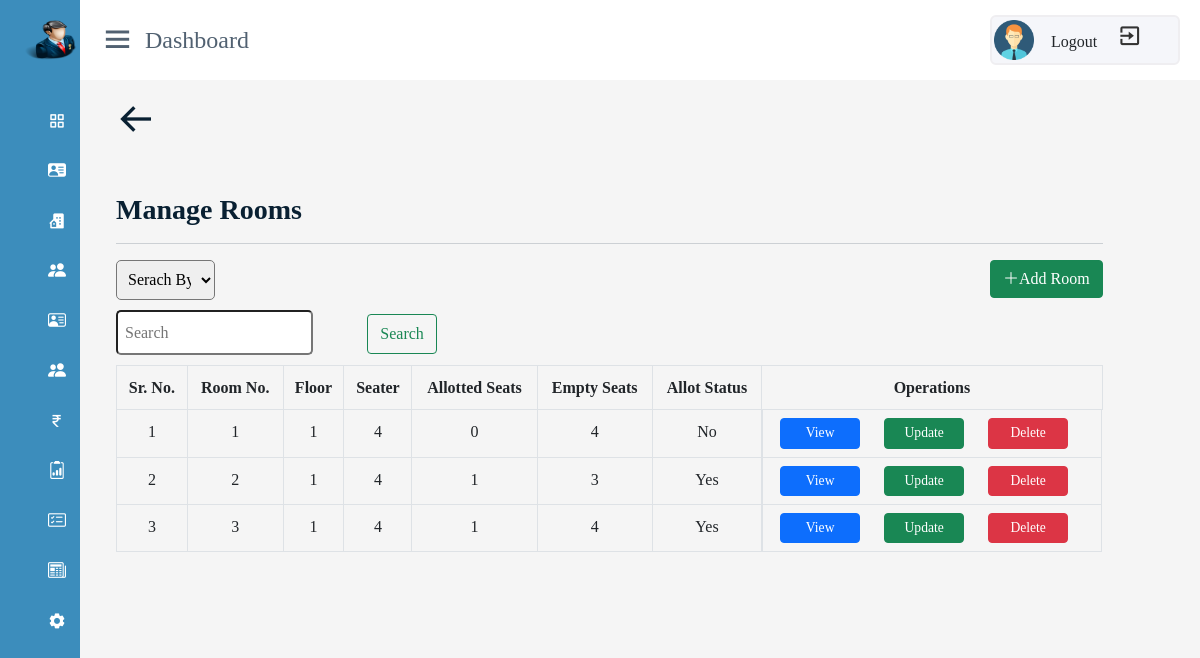
The page /admin/manage_room.php (signed in) on the database its author committed.
### tables this page shows
CREATE TABLE `rooms` (
  `room_no` int(11) NOT NULL,
  `floor` int(11) NOT NULL,
  `seater` int(11) NOT NULL,
  `allot_seat` int(11) NOT NULL,
  `empty_seat` int(11) NOT NULL,
  `allot_status` varchar(255) DEFAULT 'No'
);

### admin/manage_room.php (the view, shortened to what this page needs)
<!DOCTYPE html>
<html lang="en">
<head>
    <link rel="stylesheet" href="./css/room_register.css">
</head>
<body>
<?php require('./includes/header.php')?>
<?php
if(@$_REQUEST['search']==null && @$_REQUEST['searchfield']==null )
{
    $search =null;
}
else
{
    $searchData = $_REQUEST['search'];
    $searchField = $_REQUEST['searchfield'];
     $search = " WHERE $searchField like '%$searchData%'";
}
?>
<div class="container-fluid">
    <div class="row">
        <div class="col-lg-11 col-12  p-0 ms-3 ">
    <div class="home-content align-items-center ">
    <a href="dashboard.php"><i class='bx bx-arrow-back' style="font-size:40px"></i></a>
    <h3 class="mt-5">Manage Rooms</h3>
    <hr>
     <div class="addroom">
     <button type="button" class="btn btn-success shadow-none mb-3 " data-bs-toggle="modal" data-bs-target="#addroom"><i class="bi bi-plus-lg"></i>Add Room</button>
      </div>
    <form action="" method="post">
    <select name="searchfield" class="select1" required>
        <option value="">Serach By</option>
    </select>
    <div class="search-group">
    <input type="text" name="search" class="searchbar" placeholder="Search">
    <button id="button1" class="btn btn-outline-success shadow-none" type="submit">Search</button>
   </div>
</form>
        <?php
        include('includes/db_config.php');
        $query = "SELECT * FROM rooms".$search;
        $result = mysqli_query($con, $query);
        if (!$result)
        {
            die("connection failed" . mysqli_error($con));
        }
        else{
            if(!$result)
                {
                    die("connection failed".mysqli_error($conn));
                }
                else
                {
                    echo <<<HTML
                            <div class="row">
                                <div class="table-responsive">
                                    <table class="table table-bordered  table-hover">
                                        <thead>
                                            <tr>
                                                <th class="text-center">Sr. No.</th>
                                                <th class="text-center">Room No.</th>
                                                <th class="text-center">Floor</th>
                                                <th class="text-center">Seater</th>
                                                <th class="text-center">Allotted Seats</th>
                                                <th class="text-center">Empty Seats</th>
                                                <th class="text-center">Allot Status</th>
                                                <th class="text-center col-4 crud">Operations</th>
                                            </tr>
                                        </thead>
                                        <tbody>
                            HTML;
                            $sr=1;
                            while($row=mysqli_fetch_assoc($result))
                            {
                                ?>
                            <tr>
                                <td class="text-center" data-label="Sr. No."><?php echo $sr?></td>
                                <td class="text-center" data-label="Room No."><?php echo $row['room_no']?></td>
                                <td class="text-center" data-label="Floor"><?php echo $row['floor']?></td>
                                <td class="text-center" data-label="Seater"><?php echo $row['seater']?></td>
                                <td class="text-center" data-label="Allotted Seats"><?php echo $row['allot_seat']?></td>
                                <td class="text-center" data-label="Empty Seats"><?php echo $row['empty_seat']?></td>
                                <td class="text-center" data-label="Allot Status"><?php echo $row['allot_status']?></td>
                                <td class="text-center" data-label="Operations">
                                    <div class="d-flex flex-wrap justify-content-center gap-2">
                                        <a href="viewroom.php?id=<?php echo $row['room_no']?>" class="btn btn-primary me-3 px-5" >View</a>
                                        <a href="updateroom.php?room_no=<?php echo $row['room_no']?>" class="btn btn-success me-3 px-5">Update</a>
                                        <a href="deleteroom.php?room_no=<?php echo $row['room_no']?>" onclick='return checkdelete()' class="btn btn-danger me-3 px-5">Delete</a>
                                    </div>
                                 </td>
                             </tr>
                            <?php
                            $sr++;
                            }
                }
        }
echo '</tbody>';
echo '</table>';
echo '</div>';
echo '</div>';
?>
<?php require('./includes/footer.php')?>
</body>
</html>

### admin/css/room_register.css (style rules this page uses)
* { padding: 0; margin: 0; box-sizing: border-box; }
body { background-color:white; }
.home-content { padding: 100px 20px 20px 20px; }

### admin/css/adminpanel.css (style rules this page uses)
* { margin:0; padding:0; box-sizing: border-box; font-family: 'Poppins',sans-serif; }
body { min-height: 100vh; width: 100%; }
.home-section .home-content { padding-top: 100px; }

### css/styel.css (style rules this page uses)
body { font-family: "Barlow",sans-serif; line-height: 1.7; color:#516171; }
h1,h2,h3,h4,h5,h6 { font-weight: 700 !important; color: #092032; }
a { color: #092032; text-decoration: none; transition: all 0.4s ease; font-weight: 800; }

### css/footer.css (style rules this page uses)
* { text-decoration: none; font-family: poppins; box-sizing: border-box; }
body { margin:0; background-image:linear-gradient(to bottom,white,white); }

### admin/manage_room.php (style rules this page uses)
.select1 { width: 10%; padding: 7px; position: relative; border-radius: 5px; height: 40px; margin-bottom: 20px; }
.searchbar { width: 20%; padding: 7px; position: relative; bottom: 10px; border-radius: 5px; text-decoration: none; outline: none; }
#button1 { position:relative; left: 50px; height: 40px; bottom: 10px; }
.addroom { float: right; }
@media (max-width: 1500px) { td[data-label="Operations"] { display: flex !important; flex-direction: row; justify-content: center; gap: 0.5rem; flex-wrap: wrap; text-align: center; padding: 0.5rem !important; min-width: 340px !important; } }
@media (max-width: 1500px) { td[data-label="Operations"] a { flex: 1 1 auto; min-width: 80px !important; font-size: 0.85rem; padding: 0.25rem 0.5rem !important; } }

### rows shown on the page
rooms: room_no "1", floor "1", seater "4", allot_seat "0", empty_seat "4", allot_status "No"
rooms: room_no "2", floor "1", seater "4", allot_seat "1", empty_seat "3", allot_status "Yes"
rooms: room_no "3", floor "1", seater "4", allot_seat "1", empty_seat "4", allot_status "Yes"
